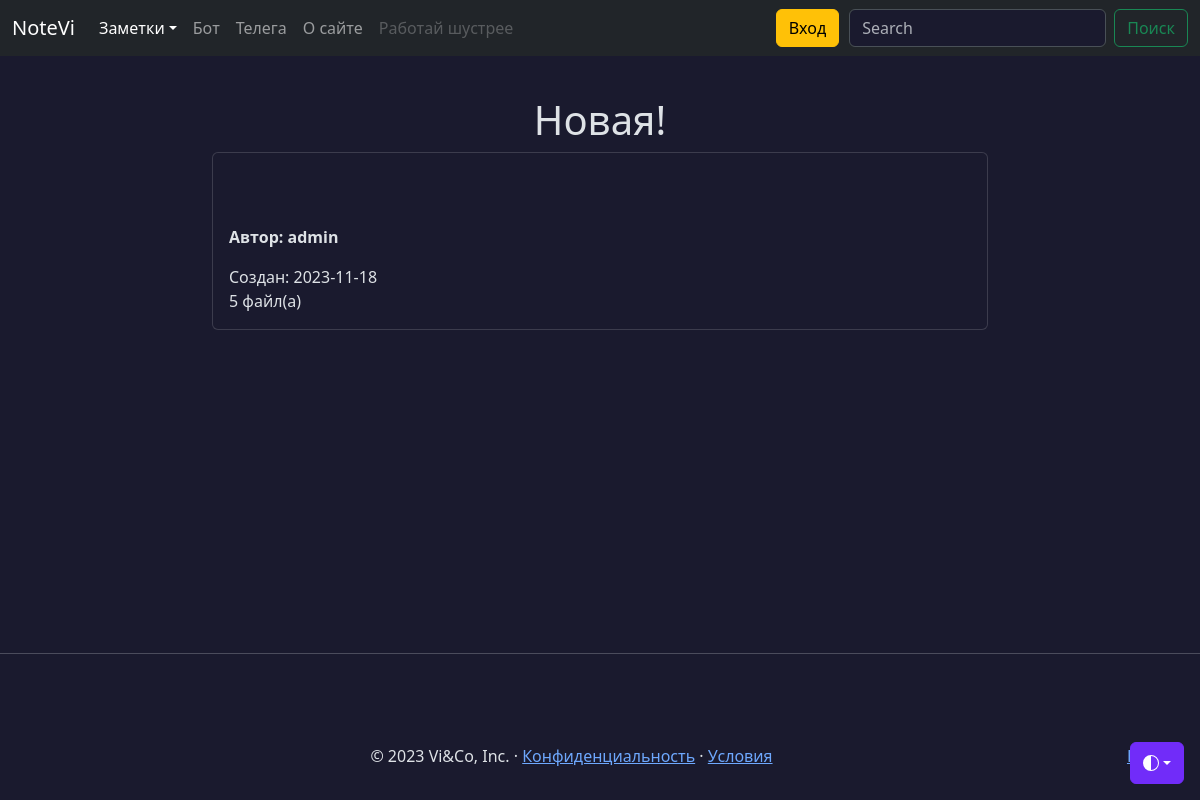
The page /notes/1 on the database as committed earlier.
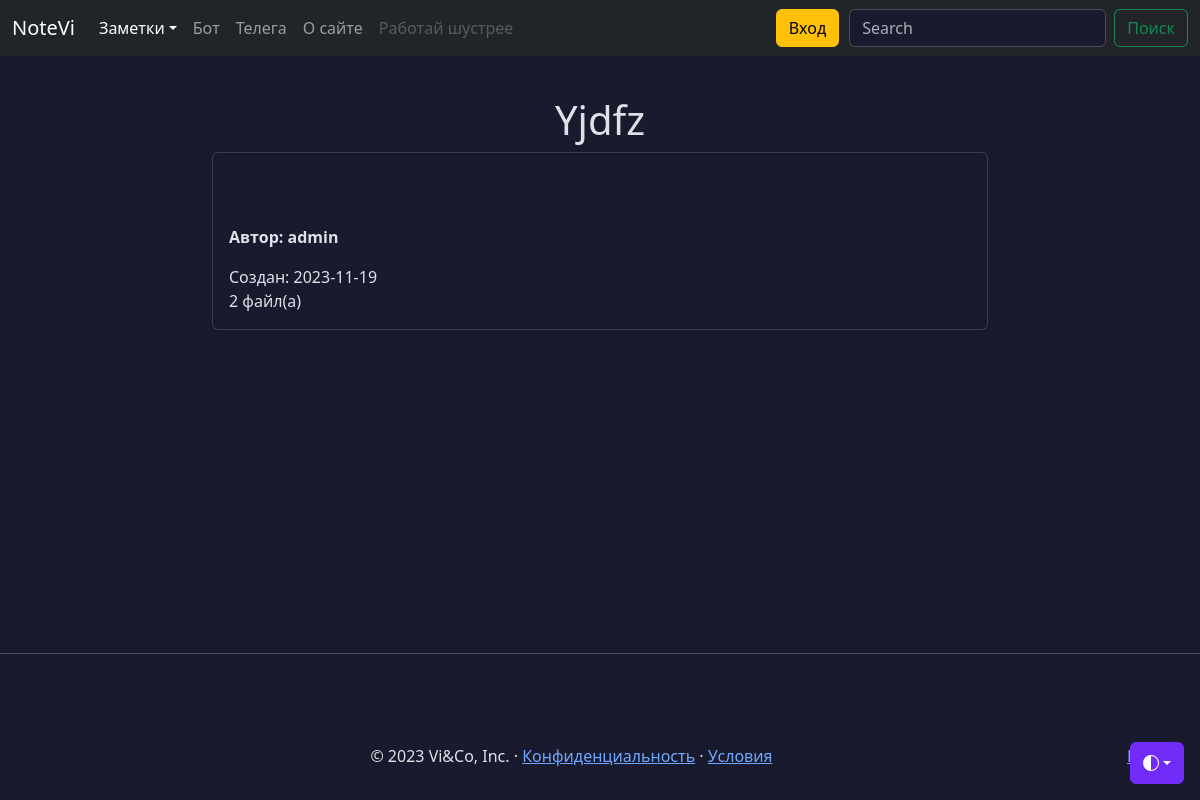
The same page on the database as committed later.
### models.py (models this page shows, shortened)
class Note(db.Model):
    id = db.Column(db.Integer, primary_key=True)
    title = db.Column(db.String(100), nullable=False, default=' ')
    intro = db.Column(db.String(200), nullable=False, default=' ')
    text = db.Column(db.Text, nullable=False, default=' ')
    user_id = db.Column(db.Integer,
                        db.ForeignKey('user.id'),)
    data = db.Column(db.Date, nullable=False, default=datetime.utcnow)
    favorites = db.relationship('User',
                                secondary='favorites',
                                backref=db.backref('favorite_notes',
                                                   lazy=True),
                                lazy='subquery')
    public = db.Column(db.String(8), default=None)
    files = db.relationship('File',
                            secondary='note_file',
                            lazy='subquery',
                            backref=db.backref('notes',
                                               lazy=True))
    @classmethod
    def get_by_id(cls, id_) -> 'Note':
        return cls.query.session.get(cls, id_)

class User(db.Model, UserMixin):
    id = db.Column(db.Integer, primary_key=True)
    username = db.Column(
        db.String(64), index=True, unique=True, nullable=False
    )
    email = db.Column(db.String(120), index=True, unique=True, nullable=False)
    password_hash = db.Column(db.String(255), nullable=False)
    notes = db.relationship('Note', backref='author', lazy='dynamic')
    created_on = db.Column(db.DateTime(), default=datetime.utcnow)
    updated_on = db.Column(
        db.DateTime(), default=datetime.utcnow, onupdate=datetime.utcnow
    )
    is_active = db.Column(db.Boolean(), default=True)

### views/notes.py (the view)
@app.route('/notes/<int:id>')
def note(id):
    note = Note.get_by_id(id)
    if not note:
        return redirect(url_for('notes'))
    if not note:
        return 'Заметка не найдена'
    return render_template('note.html', note=note)

### templates/note.html (shortened to what this page needs)
{% extends 'base.html' %}
{% block content %}
<div class="container mt-5 col-lg-8">
  <h1 style="text-align: center; word-wrap: break-word;">{{ note.title }}</h1>
  <div class="card">
    <div class="card-body container">
    </div>
    <div class="card-body">
      <p><b>Автор: {{ note.author.username }}</b></p>
      <note class="date">Cоздан: {{ note.data }}</note>
      <p class="card-text"> {{ note.files|length }} {{ 'файл(а)' if note.files|length > 1 else 'файл' }}</p>
    </div>
  </div>
</div>
{% endblock %}

### templates/base.html (shortened to what this page needs)
<!DOCTYPE html>
<html lang="ru" data-bs-theme="dark">
<head>
    <link rel="stylesheet" href="https://cdn.jsdelivr.net/npm/@docsearch/css@3">
    <link rel="stylesheet" href="{{ url_for('static', filename='css/main.css')}}" rel="stylesheet">
    <link rel="stylesheet" href="{{ url_for('static', filename='css/drop-menu.css')}}" rel="stylesheet">
    <link href="{{ url_for('static', filename='css/base.css')}}" rel="stylesheet">
</head>
<body>
    {% include 'includes/dropdown_light.html' %}
    {% include 'includes/header.html' %}
    <main class="main">
      {% block content %} {% endblock %}
    </main>
    {% include 'includes/footer.html' %}
</body>
</html>

### templates/includes/dropdown_light.html (shortened to what this page needs)
<div class="dropdown position-fixed bottom-0 end-0 mb-3 me-3 bd-mode-toggle">
  <button class="btn btn-bd-primary py-2 dropdown-toggle d-flex align-items-center"
          id="bd-theme"
          type="button"
          aria-expanded="false"
          data-bs-toggle="dropdown"
          aria-label="Toggle theme (auto)">
    <svg class="bi my-1 theme-icon-active" width="1em" height="1em"><use href="#circle-half"></use></svg>
  </button>
</div>

### templates/includes/header.html (shortened to what this page needs)
<header data-bs-theme="dark">
  <nav class="navbar navbar-expand-md navbar-dark fixed-top bg-dark">
    <div class="container-fluid">
      <a class="navbar-brand" href="{{ url_for('index') }}">NoteVi</a>
      <div class="collapse navbar-collapse" id="navbarCollapse">
        <ul class="navbar-nav me-auto mb-2 mb-md-0">
          <li class="nav-item">
          {% if current_user.is_authenticated %}
          <div class="dropdown">
            <a class="nav-link active dropdown-toggle show" id="dropdownMenuButton5" data-bs-toggle="dropdown" aria-haspopup="true" aria-expanded="true" aria-current="page">Заметки</a>
              <div class="dropdown-menu dropdown-menu-end" aria-labelledby="dropdownMenuButton5" data-popper-placement="bottom-end">
                <a class="dropdown-item" href="{{ url_for('notes') }}">Все заметки</a>
                <a class="dropdown-item" href="{{ url_for('favorites') }}">Избранные</a>
                <a class="dropdown-item" href="{{ url_for('public') }}">Публичные заметки</a>
              </div>
          </div>
          </li>
          {% else %}
            <div class="dropdown">
              <a class="nav-link active dropdown-toggle show" id="dropdownMenuButton5" data-bs-toggle="dropdown" aria-haspopup="true" aria-expanded="true" aria-current="page">Заметки</a>
            </div>
          {% endif %}
          <li class="nav-item">
            <a class="nav-link" href="{{ url_for('bot') }}">Бот</a>
          </li>
          <li class="nav-item">
            <a class="nav-link" href="{{ url_for('telegram') }}">Телега</a>
          <li class="nav-item">
          {% if endpoint != 'about' %}
            <a class="nav-link" href="{{ url_for('about') }}">О сайте</a>
          </li>
          {% endif %}
          <li class="nav-item">
            <a class="nav-link disabled" aria-disabled="true">Работай шустрее</a>
          </li>
        </ul>
        {% if current_user.is_authenticated %}
          <a href="/create_note" class="btn btn-warning mb-2 mb-md-0" style="margin-right: 10px;">Новая заметка</a>
        {% else %}
          <a href="/login" class="btn btn-warning mb-2 mb-md-0" style="margin-right: 10px;">Вход</a>
        {% endif %}
        <form class="d-flex" role="search">
          <input class="form-control me-2" type="search" placeholder="Search" aria-label="Search">
          <button class="btn btn-outline-success" type="submit">Поиск</button>
        </form>
      </div>
    </div>
  </nav>
</header>

### templates/includes/footer.html (shortened to what this page needs)
<hr class="featurette-divider">
<footer class="page-footer">
  <p class="float-end"><a href="#">Наверх</a></p>
  <p>© 2023 Vi&Co, Inc. · <a href="/contact">Конфиденциальность</a> · <a href="/conditions">Условия</a></p>
</footer>

### static/css/drop-menu.css (style rules this page uses)
.dropdown { position: relative; display: inline-block; }

### static/css/base.css (style rules this page uses)
body { padding-top: 3rem; color: rgb(var(--bs-tertiary-color-rgb)); display: flex; flex-direction: column; height: 100%; }
.page-footer { padding: 1rem; text-align: center; }
.main { flex: 1 1 auto; }
.page-footer.fixed-bottom { position: fixed; left: 0; right: 0; bottom: 0; z-index: 10; }
.fix-bot { position: fixed; left: 0; right: 0; bottom: 130px; z-index: 10; }
.bi { vertical-align: -.125em; fill: currentColor; }
.btn-bd-primary { --bd-violet-bg: #712cf9; --bd-violet-rgb: 112.520718, 44.062154, 249.437846; --bs-btn-font-weight: 600; --bs-btn-color: var(--bs-white); --bs-btn-bg: var(--bd-violet-bg); --bs-btn-border-color: var(--bd-violet-bg); --bs-btn-hover-color: var(--bs-white); --bs-btn-hover-bg: #6528e0; --bs-btn-hover-border-color: #6528e0; --bs-btn-focus-shadow-rgb: var(--bd-violet-rgb); --bs-btn-active-color: var(--bs-btn-hover-color); --bs-btn-active-bg: #5a23c8; --bs-btn-active-border-color: #5a23c8; }
.bd-mode-toggle { z-index: 1500; }
p { white-space: pre-line; }

Rows that differ between the two databases and show on the page:
changed Note: title "Новая!" → "Yjdfz"; data "2023-11-18" → "2023-11-19"
Other text that changed with them:
{{ note.files|length }}: "5" → "2"
